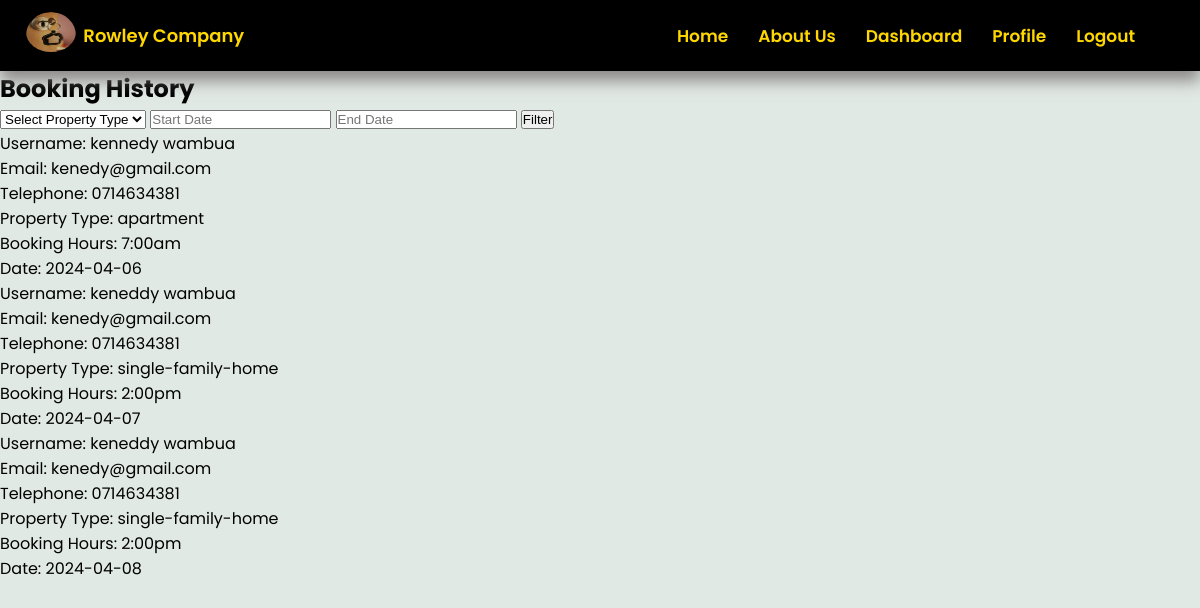
The app's page /booking_history (signed in) with its own data.
### project/models.py (models this page shows, shortened)
class Booking(db.Model):
    id = db.Column(db.Integer, primary_key=True)
    username = db.Column(db.String(50), nullable=False)
    email = db.Column(db.String(120), nullable=False)
    telephone = db.Column(db.String(10), nullable=False)
    property_type = db.Column(db.String(50), nullable=False)
    booking_hours = db.Column(db.String(50), nullable=False)
    date = db.Column(db.Date, nullable=False)
    user_id = db.Column(db.Integer, db.ForeignKey('user.id'), nullable=False)

### project/client.py (the view)
@client.route('/booking_history',  methods=['GET'])
@login_required
def bookingHistory():
    property_type = request.args.get('property_type', '')
    start_date = request.args.get('start_date', '')
    end_date = request.args.get('end_date', '')
    bookings_query = Booking.query.filter_by(user_id=current_user.id)
    if property_type:
        bookings_query = bookings_query.filter(Booking.property_type.ilike(f'%{property_type}%'))
    if start_date:
        start_date_obj = datetime.strptime(start_date, '%d/%m/%Y').date()
        bookings_query = bookings_query.filter(Booking.date >= start_date_obj)
    if end_date:
        end_date_obj = datetime.strptime(end_date, '%d/%m/%Y').date()
        bookings_query = bookings_query.filter(Booking.date <= end_date_obj)
    bookings = bookings_query.all()
    return render_template('bookingHistory.html', active_page='bookingHistory',  bookings=bookings)

### project/templates/bookingHistory.html (shortened to what this page needs)
{% extends 'base.html' %}
{% block head %}
  {{super()}}
  <link rel="stylesheet" href="/static/css/bookingHistory.css">
  <link rel="stylesheet" href="https://code.jquery.com/ui/1.12.1/themes/base/jquery-ui.css">
{% endblock %}
{% block content %}
<div>
    <h2> Booking History </h2>
    <form action="{{ url_for('client.bookingHistory') }}" method="get">
        <select name="property_type">
            <option value="">Select Property Type</option>
        </select>
        <input type="text" id="start_date" name="start_date" placeholder="Start Date">
        <input type="text" id="end_date" name="end_date" placeholder="End Date">
        <button type="submit">Filter</button>
    </form>
    {% if bookings %}
        {% for booking in bookings %}
        <div class="booking">
            <p>Username: {{ booking.username }}</p>
            <p>Email: {{ booking.email }}</p>
            <p>Telephone: {{ booking.telephone }}</p>
            <p>Property Type: {{ booking.property_type }}</p>
            <p>Booking Hours: {{ booking.booking_hours }}</p>
            <p>Date: {{ booking.date }}</p>
        </div>
        {% endfor %}
    {% else %}
        <p> No bookings found. </p>
    {% endif %}
</div>
{% endblock %}

### project/templates/base.html (shortened to what this page needs)
<!DOCTYPE html>
<html lang="en">
<head>
    {% block head %}
    <link rel="stylesheet" href="/static/css/main.css">
    <link rel="stylesheet" href="https://maxst.icons8.com/vue-static/landings/line-awesome/line-awesome/1.3.0/css/line-awesome.min.css">
    <link rel="stylesheet" href="https://use.fontawesome.com/releases/v5.15.4/css/all.css">
    {% endblock %}
</head>
<body>
    <div class="header">
        <div class="logo">
            <div class="logo-img">
                <img src="/static/images/de30038bf36a1146441892552da72a4e.jpg" alt="Company Logo">
            </div>
            <div class"logo-text">
                <span>Rowley Company</span>
            </div>
        </div>
        <div class="nav">
            <a class="nav-item {{ 'active' if active_page == 'home' else '' }}"
                href="{{url_for('main.home')}}"> Home </a>
            <a class="nav-item {{ 'active' if active_page == 'about' else '' }}"
                href="{{url_for('main.about')}}"> About Us </a>
            {% if current_user.is_authenticated %}
                {% if current_user.role == 'client' %}
                    <a class="nav-item {{ 'active' if active_page == 'clientDashboard' else '' }}"
                    href="{{url_for('main.clientDashboard')}}"> Dashboard </a>
                {% endif %}
            <a class="nav-item {{ 'active' if active_page == 'profile' else '' }}"
                href="{{url_for('main.profile')}}"> Profile </a>
            <a class="nav-item {{ 'active' if active_page == 'logout' else '' }}"
                href="{{url_for('auth.logout')}}"> Logout </a>
            {% endif %}
        </div>
    </div>
    <div class="content">
        {% block content %} {% endblock %}
    </div>
</body>
</html>

### project/static/css/main.css (style rules this page uses)
* { box-sizing: border-box; margin: 0; padding: 0; }
body { margin: 0; padding: 0; font-family: "Poppins", sans-serif; background-color: #E1E9E5; }
.header { background-color: black; color: gold; padding: 10px 50px 10px 20px; display: flex; justify-content: space-between; align-items: center; z-index: 1000; position: sticky; left:0; top: 0; box-shadow: 0 10px 15px rgba(119, 113, 113, 0.8); }
.logo { display: flex; align-items: center; justify-content: space-around; padding: 2px; width: 230px; height: auto; }
.logo-img { overflow: hidden; border-radius: 100%; }
.logo-img img { height: 40px; width: 50px; opacity: 0.8; transition: transform 0.3s ease; border-radius: 100%; z-index: 10; }
.logo span { font-size: 18px; font-weight: 600; }
.nav { display: flex; align-items: center; }
.nav a { color: gold; text-decoration: none; padding: 0px 15px; position: relative; font-size: 17px; font-weight: 600; transition: color 0.3s ease; }

### records on screen
Booking: username "kennedy wambua", email "kenedy@gmail.com", telephone "0714634381", property_type "apartment", booking_hours "7:00am", date "2024-04-06"
Booking: username "keneddy wambua", email "kenedy@gmail.com", telephone "0714634381", property_type "single-family-home", booking_hours "2:00pm", date "2024-04-07"
Booking: username "keneddy wambua", email "kenedy@gmail.com", telephone "0714634381", property_type "single-family-home", booking_hours "2:00pm", date "2024-04-08"
